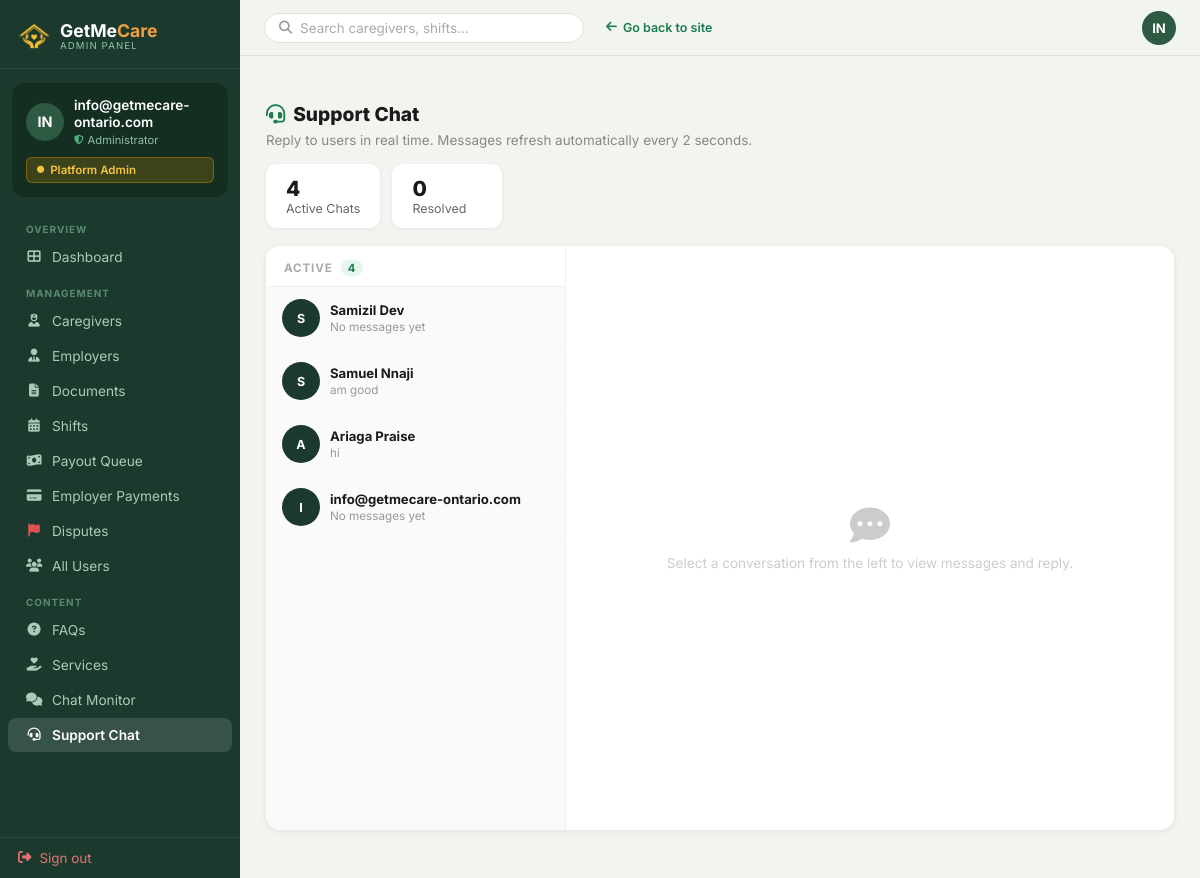
The page /chatbot/admin/support/ (signed in) on the database as committed earlier.
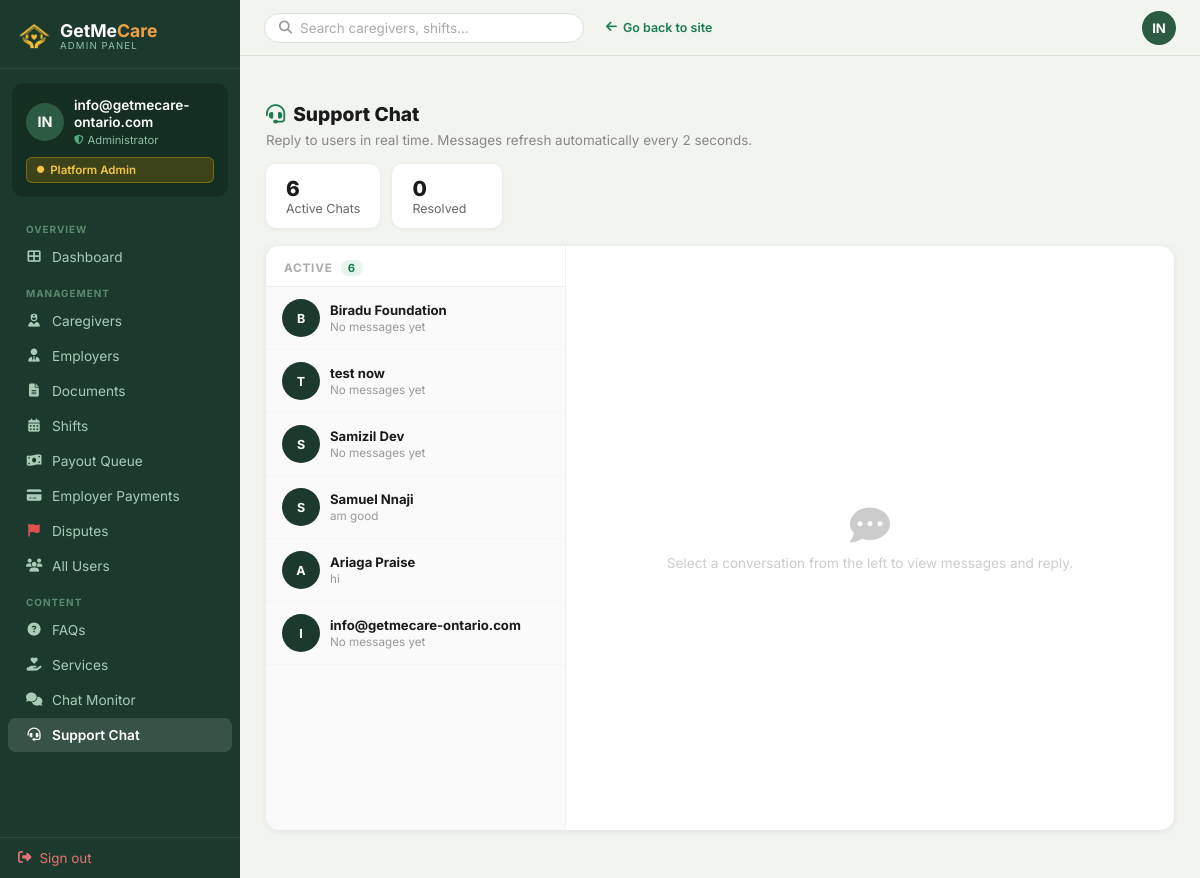
The same page on the database as committed later.
### Account/models.py (models this page shows, shortened)
class CustomUser(AbstractUser):
    EMPLOYER = 'employer'
    CAREGIVER = 'caregiver'
    ROLE_CHOICES = [
        (EMPLOYER, 'Employer / Family'),
        (CAREGIVER, 'Caregiver / PSW'),
    ]
    role = models.CharField(
        max_length=20,
        choices=ROLE_CHOICES,
        default=EMPLOYER,
    )
    phone = models.CharField(max_length=20, blank=True)
    @property
    def is_admin(self):
        return self.is_superuser or self.is_staff
    @property
    def is_employer(self):
        return self.role == self.EMPLOYER and not self.is_admin
    @property
    def is_caregiver(self):
        return self.role == self.CAREGIVER and not self.is_admin

### Chatbot/models.py (models this page shows, shortened)
class SupportChat(models.Model):
    user = models.ForeignKey(User, on_delete=models.CASCADE, related_name='support_chats')
    is_resolved = models.BooleanField(default=False)
    created_at = models.DateTimeField(auto_now_add=True)
    updated_at = models.DateTimeField(auto_now=True)
    class Meta:
        ordering = ['-updated_at']

class SupportMessage(models.Model):
    chat = models.ForeignKey(SupportChat, on_delete=models.CASCADE, related_name='messages')
    sender = models.ForeignKey(User, on_delete=models.CASCADE, related_name='support_messages')
    body = models.TextField()
    is_read = models.BooleanField(default=False)
    created_at = models.DateTimeField(auto_now_add=True)
    class Meta:
        ordering = ['created_at']

### Chatbot/views.py (the view)
# urls.py: path('admin/support/', views.admin_support, name='admin_support'),
@staff_member_required
def admin_support(request):
    chats = SupportChat.objects.filter(is_resolved=False).select_related('user').order_by('-updated_at')
    resolved = SupportChat.objects.filter(is_resolved=True).select_related('user').order_by('-updated_at')[:50]
    selected_chat = None
    messages = []
    chat_id = request.GET.get('chat')
    if chat_id:
        selected_chat = get_object_or_404(SupportChat, pk=chat_id)
        messages = selected_chat.messages.select_related('sender').all()
    return render(request, 'chat/admin-support.html', {
        'chats': chats,
        'resolved': resolved,
        'selected_chat': selected_chat,
        'messages': messages,
    })

### GETMECARE/context_processors.py (called while the page is built, shortened)
def _get_total_unread(user):
    try:
        from django.db.models import Q
        from Chatbot.models import DirectConversation, DirectMessage
        from Account.models import BookingProposal
        unread_msgs = DirectMessage.objects.filter(
            conversation__in=DirectConversation.objects.filter(
                Q(participant_1=user) | Q(participant_2=user)
            ),
            is_read=False
        ).exclude(sender=user).count()
        unread_proposals = 0
        if getattr(user, 'is_employer', False):
            unread_proposals = BookingProposal.objects.filter(
                employer=user,
                status=BookingProposal.STATUS_PENDING,
                is_read=False,
            ).count()
        return unread_msgs + unread_proposals
    except Exception:
        return 0

def _get_support_unread_count(user):
    try:
        from Chatbot.models import SupportMessage
        return SupportMessage.objects.filter(
            chat__user=user,
            is_read=False,
        ).exclude(sender=user).count()
    except Exception:
        return 0

def sidebar_context(request):
    if not hasattr(request, 'user') or not request.user.is_authenticated:
        return {}
    ctx = {}
    ctx['total_unread'] = _get_total_unread(request.user)
    ctx['support_unread_count'] = _get_support_unread_count(request.user)
    return ctx

### templates/chat/admin-support.html (shortened to what this page needs)
{% extends "AdminApp/base_admin.html" %}
{% block content %}
<div class="asc-page-title"><i class="fas fa-headset"></i> Support Chat</div>
<p class="asc-page-sub">Reply to users in real time. Messages refresh automatically every 2 seconds.</p>
<div class="asc-stats">
  <div class="asc-stat"><strong>{{ chats|length }}</strong> Active Chats</div>
  <div class="asc-stat"><strong>{{ resolved|length }}</strong> Resolved</div>
</div>
<div class="asc-grid">
  <div class="asc-sidebar tab-active" id="asc-sidebar">
    <div class="asc-sidebar-header">
      Active
      {% if chats %}<span class="asc-badge-count">{{ chats|length }}</span>{% endif %}
    </div>
    {% for chat in chats %}
    <a href="?chat={{ chat.pk }}"
       class="asc-conv-item {% if selected_chat and selected_chat.pk == chat.pk %}active{% endif %}">
      <div class="asc-conv-av">
        {% if chat.user.first_name %}{{ chat.user.first_name|first|upper }}{% else %}{{ chat.user.username|first|upper }}{% endif %}
      </div>
      <div class="asc-conv-info">
        <div class="asc-conv-name">{{ chat.user.get_full_name|default:chat.user.username }}</div>
        <div class="asc-conv-preview">
          {% with last=chat.messages.last %}
            {% if last %}{{ last.body|truncatechars:38 }}{% else %}No messages yet{% endif %}
          {% endwith %}
        </div>
      </div>
    </a>
    {% empty %}
    <div style="padding:30px 18px;text-align:center;color:#ccc;font-size:.82rem">
      <i class="fas fa-comment-slash" style="display:block;font-size:1.6rem;margin-bottom:8px;color:#ddd"></i>
      No active support chats
    </div>
    {% endfor %}
  </div>
  <div class="asc-main tab-active" id="asc-main">
    {% if selected_chat %}
    <div class="asc-main-header">
      <div class="asc-main-header-info">
        <h3>{{ selected_chat.user.get_full_name|default:selected_chat.user.username }}</h3>
        <p>
          {{ selected_chat.user.email }}
          &nbsp;·&nbsp; Started {{ selected_chat.created_at|date:"M d, Y" }}
          &nbsp;·&nbsp; {{ messages|length }} message{{ messages|length|pluralize }}
        </p>
      </div>
      {% if not selected_chat.is_resolved %}
      <form method="post" action="{% url 'admin_support_resolve' chat_id=selected_chat.pk %}"
            onsubmit="return confirm('Mark this conversation as resolved?')">
        {% csrf_token %}
        <button type="submit" class="asc-resolve-btn">
          <i class="fas fa-check-circle"></i> Resolve
        </button>
      </form>
      {% else %}
      <span class="asc-resolved-badge"><i class="fas fa-check-circle"></i> Resolved</span>
      {% endif %}
    </div>
    <div class="asc-messages" id="asc-msg-list">
      {% for msg in messages %}
        {% include "chat/partials/support_message.html" with msg=msg me=request.user %}
      {% empty %}
        <div class="asc-empty" id="asc-no-msgs">
          <i class="fas fa-comment-dots"></i>
          <p>No messages in this conversation yet.</p>
        </div>
      {% endfor %}
    </div>
    {% if not selected_chat.is_resolved %}
    <div class="asc-input-bar">
      <form class="asc-form" id="asc-form" autocomplete="off">
        {% csrf_token %}
        <textarea id="asc-input" name="body" placeholder="Reply as admin…" rows="1" aria-label="Type your reply"></textarea>
        <button type="submit" class="asc-send-btn" aria-label="Send reply">
          <i class="fas fa-paper-plane"></i>
        </button>
      </form>
    </div>
    {% else %}
    <div style="padding:12px 18px;background:#f8faf7;border-top:1px solid #eee;text-align:center;font-size:.82rem;color:#aaa">
      <i class="fas fa-lock" style="margin-right:5px"></i>This conversation has been resolved.
    </div>
    {% endif %}
    <span id="asc-chat-id" style="display:none">{{ selected_chat.pk }}</span>
    <span id="asc-last-pk" style="display:none">{% if messages %}{{ messages.last.pk }}{% else %}0{% endif %}</span>
    <meta name="asc-csrf" content="{{ csrf_token }}">
    {% else %}
    <div class="asc-empty">
      <i class="fas fa-comment-dots"></i>
      <p>Select a conversation from the left to view messages and reply.</p>
    </div>
    {% endif %}
  </div>
</div>
{% endblock %}

### templates/AdminApp/base_admin.html (shortened to what this page needs)
﻿{% load static %}
<!doctype html>
<html lang="en">
<head>
  <link rel="stylesheet" href="https://cdnjs.cloudflare.com/ajax/libs/font-awesome/6.4.0/css/all.min.css"/>
</head>
<body>
<aside class="adm-sidebar" id="adm-sidebar">
  <div class="adm-logo">
    <a href="{% url 'home' %}">
      <img src="{% static 'Caregiver/images/sitelog.png' %}" alt="GetMeCare" style="width:32px;height:32px;object-fit:contain;filter:brightness(0) saturate(100%) invert(72%) sepia(60%) saturate(600%) hue-rotate(345deg) brightness(105%) contrast(95%)">
      <div>
        <div class="adm-logo-name">GetMe<span style="color:#F0A040">Care</span></div>
        <div class="adm-logo-sub">Admin Panel</div>
      </div>
    </a>
  </div>
  <div class="adm-profile">
    <div class="adm-profile-row">
      <div class="adm-av">{% if request.user.first_name %}{{ request.user.first_name|first|upper }}{{ request.user.last_name|first|upper }}{% else %}{{ request.user.username|slice:":2"|upper }}{% endif %}</div>
      <div>
        <div class="adm-av-name">{{ request.user.get_full_name|default:request.user.username }}</div>
        <div class="adm-av-role"><i class="fas fa-shield-alt" style="color:#4caf7d;font-size:.6rem;"></i> Administrator</div>
      </div>
    </div>
    <div class="adm-badge"><i class="fas fa-circle" style="font-size:.45rem;"></i> Platform Admin</div>
  </div>
  <div class="adm-nav">
    <div class="adm-nav-section">Overview</div>
    <a href="{% url 'AdminApp:dashboard' %}" {% if request.resolver_match.url_name == 'dashboard' %}class="active"{% endif %}>
      <i class="fas fa-th-large"></i> Dashboard
    </a>
    <div class="adm-nav-section">Management</div>
    <a href="{% url 'AdminApp:manage_caregivers' %}" {% if request.resolver_match.url_name == 'manage_caregivers' %}class="active"{% endif %}>
      <i class="fas fa-user-nurse"></i> Caregivers
    </a>
    <a href="{% url 'AdminApp:manage_employers' %}" {% if request.resolver_match.url_name == 'manage_employers' %}class="active"{% endif %}>
      <i class="fas fa-user-tie"></i> Employers
    </a>
    <a href="{% url 'AdminApp:review_documents' %}" {% if request.resolver_match.url_name == 'review_documents' %}class="active"{% endif %}>
      <i class="fas fa-file-alt"></i> Documents
    </a>
    <a href="{% url 'AdminApp:manage_shifts' %}" {% if request.resolver_match.url_name == 'manage_shifts' %}class="active"{% endif %}>
      <i class="fas fa-calendar-alt"></i> Shifts
    </a>
    <a href="{% url 'AdminApp:payout_queue' %}" {% if request.resolver_match.url_name == 'payout_queue' %}class="active"{% endif %}>
      <i class="fas fa-money-bill-wave"></i> Payout Queue
    </a>
    <a href="{% url 'AdminApp:employer_payments' %}" {% if request.resolver_match.url_name == 'employer_payments' %}class="active"{% endif %}>
      <i class="fas fa-credit-card"></i> Employer Payments
    </a>
    <a href="{% url 'AdminApp:dispute_list' %}" {% if request.resolver_match.url_name == 'dispute_list' or request.resolver_match.url_name == 'dispute_detail' %}class="active"{% endif %}>
      <i class="fas fa-flag" style="color:#e05252"></i> Disputes
    </a>
    <a href="{% url 'AdminApp:manage_users' %}" {% if request.resolver_match.url_name == 'manage_users' %}class="active"{% endif %}>
      <i class="fas fa-users"></i> All Users
    </a>
    <div class="adm-nav-section">Content</div>
    <a href="{% url 'AdminApp:faq_list' %}" {% if request.resolver_match.url_name == 'faq_list' or request.resolver_match.url_name == 'faq_add' or request.resolver_match.url_name == 'faq_edit' %}class="active"{% endif %}>
      <i class="fas fa-question-circle"></i> FAQs
    </a>
    <a href="{% url 'AdminApp:service_list' %}" {% if request.resolver_match.url_name == 'service_list' or request.resolver_match.url_name == 'service_add' or request.resolver_match.url_name == 'service_edit' %}class="active"{% endif %}>
      <i class="fas fa-hand-holding-heart"></i> Services
    </a>
    <a href="{% url 'admin_chat_monitor' %}" {% if request.resolver_match.url_name == 'admin_chat_monitor' %}class="active"{% endif %}>
      <i class="fas fa-comments"></i> Chat Monitor
    </a>
    <a href="{% url 'admin_support' %}" {% if request.resolver_match.url_name == 'admin_support' %}class="active"{% endif %}>
      <i class="fas fa-headset"></i> Support Chat
    </a>
  </div>
  <div class="adm-signout">
    <a href="{% url 'Account:logout' %}"><i class="fas fa-sign-out-alt"></i> Sign out</a>
  </div>
</aside>
<div class="adm-topbar">
  <form method="get" action="" class="adm-search-bar-wrap" style="flex:1;max-width:320px;">
    <div class="adm-search">
      <i class="fas fa-search"></i>
      <input type="text" name="q" placeholder="Search caregivers, shifts…" value="{{ request.GET.q|default:'' }}">
    </div>
  </form>
  <a href="{% url 'home' %}" class="adm-back" style="margin-left:10px;">
    <i class="fas fa-arrow-left"></i> Go back to site
  </a>
  <div class="adm-topbar-av">{% if request.user.first_name %}{{ request.user.first_name|first|upper }}{{ request.user.last_name|first|upper }}{% else %}{{ request.user.username|slice:":2"|upper }}{% endif %}</div>
</div>
<main class="adm-main">
  <div class="adm-content">
    {% block content %}{% endblock %}
  </div>
</main>
  </body>
</html>

### templates/AdminApp/base_admin.html (style rules this page uses)
*, *::before, *::after { box-sizing: border-box; margin: 0; padding: 0; }
body { font-family: 'Inter', sans-serif; background: #f2f4f0; color: #1a1a1a; }
.adm-sidebar { position: fixed; top: 0; left: 0; bottom: 0; width: 240px; background: #1b3a2d; display: flex; flex-direction: column; z-index: 200; transition: transform .3s ease; overflow-y: auto; }
.adm-logo { display: flex; align-items: center; gap: 10px; padding: 20px 18px 16px; border-bottom: 1px solid rgba(255,255,255,.08); flex-shrink: 0; }
.adm-logo a { display: flex; align-items: center; gap: 10px; text-decoration: none; }
.adm-logo-name { font-size: 1.1rem; font-weight: 700; color: #fff; line-height: 1.1; }
.adm-logo-sub { font-size: .6rem; letter-spacing: .12em; color: #8fbfaa; text-transform: uppercase; }
.adm-profile { margin: 14px 12px 6px; background: #142e21; border-radius: 12px; padding: 14px; flex-shrink: 0; }
.adm-profile-row { display: flex; align-items: center; gap: 10px; }
.adm-av { width: 38px; height: 38px; border-radius: 50%; background: #2d5a42; color: #fff; display: flex; align-items: center; justify-content: center; font-size: .9rem; font-weight: 700; flex-shrink: 0; }
.adm-av-name { font-size: .85rem; font-weight: 600; color: #fff; line-height: 1.25; }
.adm-av-role { font-size: .7rem; color: #8fbfaa; display: flex; align-items: center; gap: 4px; margin-top: 2px; }
.adm-badge { margin-top: 10px; background: rgba(240,165,0,.18); border: 1px solid rgba(240,165,0,.35); border-radius: 6px; padding: 5px 10px; font-size: .72rem; font-weight: 600; color: #f5c540; display: flex; align-items: center; gap: 6px; }
.adm-nav { flex: 1; padding: 8px 0; }
.adm-nav a { display: flex; align-items: center; gap: 10px; padding: 9px 18px; color: #a8ccb8; text-decoration: none; font-size: .855rem; border-radius: 8px; margin: 1px 8px; transition: background .15s, color .15s; }
.adm-nav a.active { background: rgba(255,255,255,.12); color: #fff; font-weight: 600; }
.adm-nav a i { width: 16px; text-align: center; font-size: .82rem; }
.adm-nav-section { font-size: .62rem; font-weight: 700; letter-spacing: .1em; text-transform: uppercase; color: #5a8a70; padding: 12px 26px 4px; }
.adm-signout { padding: 12px 18px; border-top: 1px solid rgba(255,255,255,.08); flex-shrink: 0; }
.adm-signout a { display: flex; align-items: center; gap: 8px; color: #e57373; font-size: .84rem; text-decoration: none; }
.adm-topbar { position: fixed; top: 0; left: 240px; right: 0; height: 56px; background: #f2f4f0; border-bottom: 1px solid #dde2d8; display: flex; align-items: center; padding: 0 24px; gap: 12px; z-index: 100; }
.adm-search { flex: 1; max-width: 320px; display: flex; align-items: center; background: #fff; border: 1px solid #dde2d8; border-radius: 20px; padding: 6px 14px; gap: 8px; }
.adm-search input { border: none; background: transparent; outline: none; font-size: .84rem; color: #333; width: 100%; font-family: inherit; }
.adm-search input::placeholder { color: #aaa; }
.adm-search i { color: #999; font-size: .82rem; }
.adm-topbar-av { width: 34px; height: 34px; border-radius: 50%; background: #2d5a42; color: #fff; display: flex; align-items: center; justify-content: center; font-size: .82rem; font-weight: 700; cursor: pointer; }
.adm-back { display: flex; align-items: center; gap: 6px; font-size: .78rem; font-weight: 600; color: #1b7d4f; text-decoration: none; }
.adm-main { margin-left: 240px; padding-top: 56px; min-height: 100vh; }
.adm-content { padding: 26px 26px 48px; }

Rows that differ between the two databases and show on the page:
added SupportChat: user.first_name|first "B", user.get_full_name "Biradu Foundation", shows "No messages yet"
added SupportChat: user.first_name|first "T", user.get_full_name "test now", shows "No messages yet"
Other text that changed with them:
{{ chats|length }}: "4" → "6"
